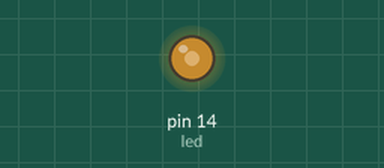
Simulated run of this sketch. Board: Arduino Uno, built with avr-gcc and run on an emulated ATmega328P. Parts: output pins drawn as LEDs (lit = HIGH).

Above: at 0.1 s.
Timing chart, 0 to 1.6 s (numbered marks = the images above):
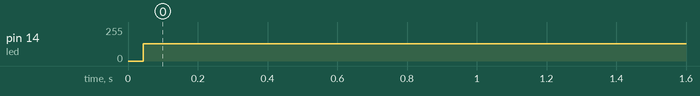

The sketch:

MiniPractica01.ino
```cpp
/*
Mini practica 01
José María Martínez Leal

Periodo total (T): 2 milisegundos (0.002 segundos)
Frecuencia (f): Usando la fórmula del inverso del periodo, tenemos f = 1/0.002 = 500 Hz

Nota: en delay(1) se siguen viendo puntos al mover la placa de un lado a otro, con delay(10)
ya no se nota el parpadeo con la placa estatica.
*/

const int led = 14;
void setup() {
  pinMode(led, OUTPUT);
}

void loop() {
  digitalWrite(led, HIGH);
  delay(1);
  digitalWrite(led, LOW);
  delay(1);
}
```

Measured:
- by itself, pin 14 (led): 0/255 → 129/255 at 0.04 s
